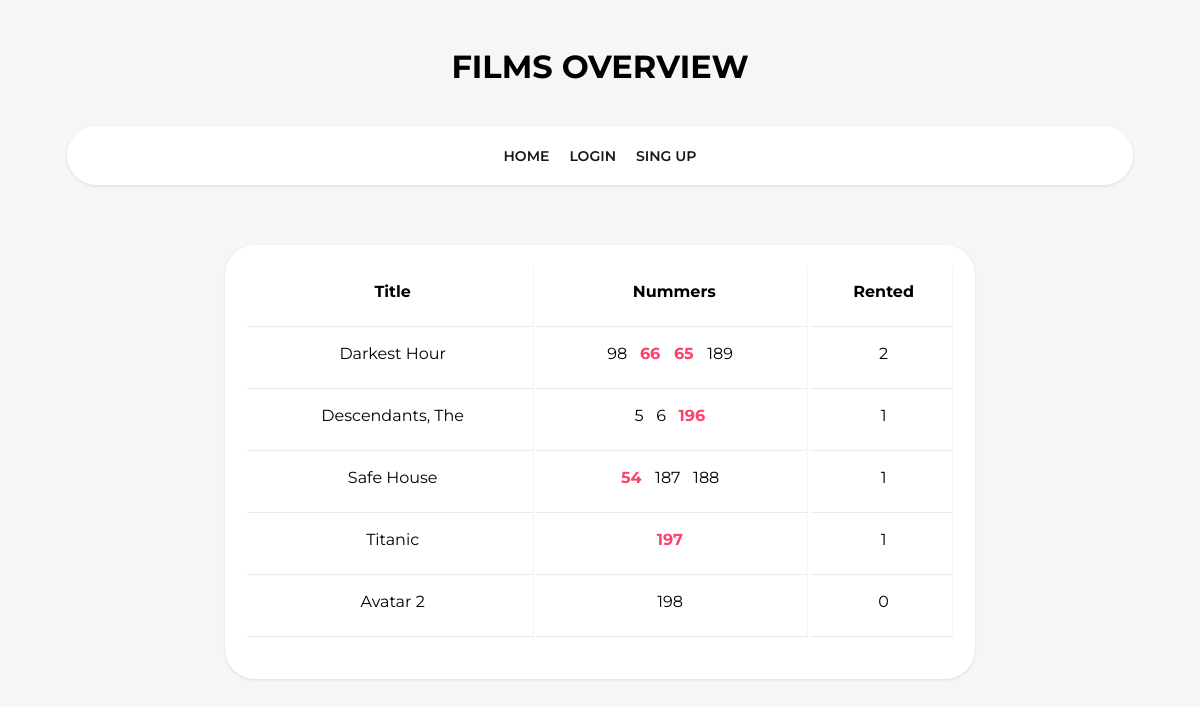
The app's page /filmsoverview.php with its own data.
### tables this page shows
CREATE TABLE `films` (
  `id` int(11) NOT NULL,
  `FilmTitle` varchar(225) NOT NULL
);

### Data/FilmDAO.php (called while the page is built, shortened)
<?php
class FilmDAO
{
    public function getAllFilms(): array
    {
        $sql = "SELECT * FROM films";
        $dbh = new PDO(DBConfig::$DB_CONNSTRING, DBConfig::$DB_USERNAME, DBConfig::$DB_PASSWORD);
        $resultSet = $dbh->query($sql);
        $titlesLijst = array();
        foreach ($resultSet as $rij) {
            $title = new Film((int) $rij["id"], (string) $rij["FilmTitle"]);
            array_push($titlesLijst, $title);
            }
        return $titlesLijst;
    }
}

### Business/FilmService.php (called while the page is built, shortened)
<?php
class FilmService {
    public function getTitlesOverview(): array
    {
        $FilmDAO = new FilmDAO();
        $titlesLijstOverview = $FilmDAO->getAllFilms();
            return $titlesLijstOverview;
    }
}

### Entities/Film.php (called while the page is built, shortened)
<?php
class Film {
    private int $id;
    private string $title;
public function __construct(int $id, string $title)
    {
        $this->id = $id;
        $this->title = $title;
    }
    public function getTitle()
    {
        return $this->title;
    }
    public function getId()
    {
        return $this->id;
    }
}

### Data/ExemplarDAO.php (called while the page is built, shortened)
<?php
class ExemplarDAO
{
    public function getNumbersByID($id): array
    {
        $dbh = new PDO(DBConfig::$DB_CONNSTRING, DBConfig::$DB_USERNAME, DBConfig::$DB_PASSWORD);
        $stmt = $dbh->prepare("SELECT * FROM exemplaren WHERE filmid = :id");
        $stmt->bindValue(":id", $id);
        $stmt->execute();
        $array = array();
        while ($row = $stmt->fetch(PDO::FETCH_ASSOC)) {
            array_push($array, $row['exemplarNummer']);
        }
        return $array;
    }
    public function getRentedAmount($id): int
    {
        $dbh = new PDO(DBConfig::$DB_CONNSTRING, DBConfig::$DB_USERNAME, DBConfig::$DB_PASSWORD);
        $stmt = $dbh->prepare("SELECT count(*) FROM exemplaren WHERE filmid = :id and exemplarStatus = 2");
        $stmt->bindValue(":id", $id);
        $stmt->execute();
        $count = $stmt->fetchColumn();
        return $count;
    }
    public function getExemplarByNummer($exemplarID): Exemplar
    {
        $dbh = new PDO(DBConfig::$DB_CONNSTRING, DBConfig::$DB_USERNAME, DBConfig::$DB_PASSWORD);
        $stmt = $dbh->prepare("SELECT * FROM exemplaren Where exemplarNummer = :id");
        $stmt->bindValue(":id", $exemplarID);
        $stmt->execute();
        $result = $stmt->fetch(PDO::FETCH_ASSOC);
        $xmpl = new Exemplar((int) $result["exemplarID"], (int) $result["exemplarNummer"], (int) $result["exemplarStatus"], (int) $result["filmId"]);
        return $xmpl;
        }
}

### Business/ExemplarServise.php (called while the page is built, shortened)
<?php
class ExemplarService {
    public function getExemplarNumbersOverview($id)
    {
        $exemplarDAO = new ExemplarDAO();
        $exemplarOverview = $exemplarDAO->getNumbersByID($id);
            return $exemplarOverview;
    }
    public function getRentedAmountOverview($id)
    {
        $exemplarDAO = new ExemplarDAO();
        $rentedAmountOverview = $exemplarDAO->getRentedAmount($id);
            return $rentedAmountOverview;
    }
    public function getExemplarByNummerOverview($exemplarID): Exemplar
    {
        $exemplarDAO = new ExemplarDAO();
        $exemplarOverview = $exemplarDAO->getExemplarByNummer($exemplarID);
            return $exemplarOverview;
     }
}

### Entities/Exemplar.php (called while the page is built, shortened)
<?php
class Exemplar {
    private int $status;
	public function __construct(int $cid, int $cnummer, int $cstatus, int $cfilmid)
    {
        $this->status = $cstatus;
    }
    public function getStatus()
    {
        return $this->status;
    }
}

### Presentation/filmsoverview.php (the view, shortened to what this page needs)
<?php
include_once("Presentation/header.php");
include_once("Presentation/menu.php");
?>
         <div class="nav-table">
                <table class="styled-table">
                        <thead>
                                <tr>
                                        <th>Title</th>
                                        <th>Nummers</th>
                                        <th>Rented</th>
                                </tr>
                        </thead>
                        <tbody>
                                <?php
                                foreach ($titleLijst as $object) {
                                        $object->getTitle() ?>
                                        <tr>
                                                <td>
                                                        <?php print($object->getTitle()); ?>
                                                </td>
                                                <td>
                                                        <?php
                                                        $exmpLijst = $exmpSvc->getExemplarNumbersOverview($object->getId());
                                                        foreach ($exmpLijst as $ex) {
                                                                ?>
                                                                <?php
                                                                $exemp = $exmpSvc->getExemplarByNummerOverview($ex);
                                                                $status = $exemp->getStatus();
                                                                if ($status === 2) {
                                                                        ?><strong><span style="color:#FF416C">
                                                                                <?php
                                                                                print($ex . '&nbsp&nbsp'); ?>
                                                                        </strong></span>
                                                                        <?php
                                                                } else {
                                                                        print($ex . '&nbsp&nbsp');
                                                                }
                                                        }; ?>
                                                </td>
                                                <td>
                                                        <?php print $exmpSvc->getRentedAmountOverview($object->getId()); ?>
                                                </td>
                                        <?php } ?>
                                </tr>
                        </tbody>
                                                </table></div>

### Presentation/header.php (shortened to what this page needs)
<!DOCTYPE html>
<html lang="nl">
<head>
    <link rel="stylesheet" href="./Design/css/login.css">
</head>

### filmsoverview.php (shortened to what this page needs)
<?php
include_once("Presentation/header.php");
$filmSvc = new FilmService();
$titleLijst = $filmSvc->getTitlesOverview();
$exmpSvc = new ExemplarService();
?>
<!DOCTYPE html>
<html lang="nl">
<head>
    <link rel="stylesheet" href="./Design/css/login.css">
</head>
<body><br>
<div class="break"> <h1>FILMS OVERVIEW </h1>
       </div>
<?php
include("presentation/filmsoverview.php");
?>

### Presentation/menu.php (shortened to what this page needs)
<div class="nav">
    <div class="menu">
      <li><a href="./index.php">Home</a></li>
      <?php if (isset($_SESSION['userAccount'])) {
        try {
            ?>
      <li><a href="./filmsoverview.php">Films overzicht</a></li>
      <li><a href="./addfilm.php">Film Toevoegen</a></li>
      <li><a href="./addnumber.php">Exemplaar Toevoegen</a></li>
      <li><a href="./searchbynumber.php">Zoek op nummer</a></li>
      <li><a href="./leanandbring.php">Huren/ Terugbrengen</a></li>
     <span style="margin-left: auto;">
            <?php print $_SESSION['user'];
        } catch (UserNotFoundException $e) {
        }
        ; ?>
        </span>
        <li> <a href="./logout.php">Log Out </a></li>
    <?php }
    else { ?>
        <li><a href="./login.php">Login</a></li>
        <li> <a href="./register.php">Sing Up</a></li>
 <?php  }?>
 </div>
</div>

### Design/css/login.css (style rules this page uses)
* { box-sizing: border-box; }
body { background: #f6f5f7; display: flex; justify-content: center; align-items: center; flex-direction: column; font-family: 'Montserrat', sans-serif; }
.styled-table { min-width: 528px; width: 100%; margin-bottom: 20px; }
.styled-table th, td { padding: 15px 7px 25px 12px; text-align: left; border-bottom: 1px solid #ebebeb; border-right: 1px dotted #ebebeb;; text-align: center; vertical-align: middle; }
h1 { font-weight: bold; margin: 0; }
a { color: #333; font-size: 14px; text-decoration: none; margin: 15px 0; }
body, .nav, .menu { display: flex; justify-content: center; }
.nav { position: relative; background-color: #fff; padding: 20px; transition: 0.5s; border-radius: 30px; overflow: hidden; box-shadow: 0 1px 3px rgba(0,0,0,.1); min-width:750px; width: 90%; }
.nav-table { position: relative; display: flex; background-color: #fff; padding: 20px; transition: 0.5s; border-radius: 30px; overflow: hidden; box-shadow: 0 1px 3px rgba(0,0,0,.1); min-width:750px; justify-content: center; flex-direction: column; }
.menu { margin: 0; padding: 0; width: 0; overflow: hidden; transition: 0.5s; }
.nav .menu { width: 100%; }
.menu li { list-style: none; margin: 0 10px; }
.menu li a { text-decoration: none; color: #161919; text-transform: uppercase; font-weight: 600; transition: 0.5s; }
.break { position: relative; margin: 20px 0px 40px 0px; }

### records on screen
films: FilmTitle "Darkest Hour", ex "98", ex "66", ex "65", ex "189", Id "2"
films: FilmTitle "Descendants, The", ex "5", ex "6", ex "196", Id "1"
films: FilmTitle "Safe House", ex "54", ex "187", ex "188", Id "1"
films: FilmTitle "Titanic", ex "197", Id "1"
films: FilmTitle "Avatar 2", ex "198", Id "0"
